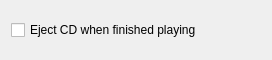
<ui version="4.0" >
 <class>generalSettings</class>
 <widget class="QWidget" name="generalSettings" >
  <property name="geometry" >
   <rect>
    <x>0</x>
    <y>0</y>
    <width>272</width>
    <height>60</height>
   </rect>
  </property>
  <property name="windowTitle" >
   <string>Form</string>
  </property>
  <layout class="QGridLayout" >
   <item row="0" column="0" >
    <layout class="QVBoxLayout" >
     <item>
      <widget class="QCheckBox" name="kcfg_EjectOnFinish" >
       <property name="text" >
        <string>Eject CD when finished playing</string>
       </property>
      </widget>
     </item>
    </layout>
   </item>
  </layout>
 </widget>
 <resources/>
 <connections/>
</ui>
